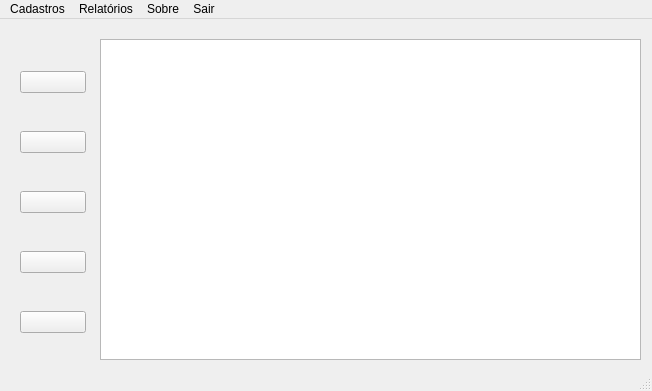
<?xml version="1.0" encoding="UTF-8"?>
<ui version="4.0">
 <class>Employees</class>
 <widget class="QMainWindow" name="Employees">
  <property name="geometry">
   <rect>
    <x>0</x>
    <y>0</y>
    <width>652</width>
    <height>391</height>
   </rect>
  </property>
  <property name="windowTitle">
   <string>MainWindow</string>
  </property>
  <property name="toolButtonStyle">
   <enum>Qt::ToolButtonTextOnly</enum>
  </property>
  <widget class="QWidget" name="centralwidget">
   <widget class="QGraphicsView" name="graphicsView">
    <property name="geometry">
     <rect>
      <x>100</x>
      <y>20</y>
      <width>541</width>
      <height>321</height>
     </rect>
    </property>
   </widget>
   <widget class="QWidget" name="">
    <property name="geometry">
     <rect>
      <x>20</x>
      <y>20</y>
      <width>66</width>
      <height>326</height>
     </rect>
    </property>
    <layout class="QVBoxLayout" name="verticalLayout">
     <item>
      <widget class="QPushButton" name="pushButton">
       <property name="text">
        <string/>
       </property>
       <property name="icon">
        <iconset resource="resources/employees.qrc">
         <normaloff>:/icons/svg/boss-1.svg</normaloff>:/icons/svg/boss-1.svg</iconset>
       </property>
       <property name="iconSize">
        <size>
         <width>52</width>
         <height>52</height>
        </size>
       </property>
      </widget>
     </item>
     <item>
      <widget class="QPushButton" name="pushButton_2">
       <property name="text">
        <string/>
       </property>
       <property name="icon">
        <iconset resource="resources/employees.qrc">
         <normaloff>:/icons/svg/boss-2.svg</normaloff>:/icons/svg/boss-2.svg</iconset>
       </property>
       <property name="iconSize">
        <size>
         <width>52</width>
         <height>52</height>
        </size>
       </property>
      </widget>
     </item>
     <item>
      <widget class="QPushButton" name="pushButton_3">
       <property name="text">
        <string/>
       </property>
       <property name="icon">
        <iconset resource="resources/employees.qrc">
         <normaloff>:/icons/svg/collaboration.svg</normaloff>:/icons/svg/collaboration.svg</iconset>
       </property>
       <property name="iconSize">
        <size>
         <width>52</width>
         <height>52</height>
        </size>
       </property>
      </widget>
     </item>
     <item>
      <widget class="QPushButton" name="pushButton_4">
       <property name="text">
        <string/>
       </property>
       <property name="icon">
        <iconset resource="resources/employees.qrc">
         <normaloff>:/icons/svg/customer-service-1.svg</normaloff>:/icons/svg/customer-service-1.svg</iconset>
       </property>
       <property name="iconSize">
        <size>
         <width>52</width>
         <height>52</height>
        </size>
       </property>
      </widget>
     </item>
     <item>
      <widget class="QPushButton" name="pushButton_5">
       <property name="text">
        <string/>
       </property>
       <property name="icon">
        <iconset resource="resources/employees.qrc">
         <normaloff>:/icons/svg/watches.svg</normaloff>:/icons/svg/watches.svg</iconset>
       </property>
       <property name="iconSize">
        <size>
         <width>52</width>
         <height>52</height>
        </size>
       </property>
      </widget>
     </item>
    </layout>
   </widget>
  </widget>
  <widget class="QMenuBar" name="menubar">
   <property name="geometry">
    <rect>
     <x>0</x>
     <y>0</y>
     <width>652</width>
     <height>21</height>
    </rect>
   </property>
   <widget class="QMenu" name="menuRelat_rios">
    <property name="title">
     <string>Relatórios</string>
    </property>
    <addaction name="actionClientes"/>
   </widget>
   <widget class="QMenu" name="menuSobre">
    <property name="acceptDrops">
     <bool>true</bool>
    </property>
    <property name="title">
     <string>Sobre</string>
    </property>
   </widget>
   <widget class="QMenu" name="menuSair">
    <property name="title">
     <string>Sair</string>
    </property>
   </widget>
   <widget class="QMenu" name="menuCadastros">
    <property name="title">
     <string>Cadastros</string>
    </property>
    <addaction name="actionEmpregado"/>
    <addaction name="actionDepartamento"/>
    <addaction name="actionGerente_2"/>
   </widget>
   <addaction name="menuCadastros"/>
   <addaction name="menuRelat_rios"/>
   <addaction name="menuSobre"/>
   <addaction name="menuSair"/>
  </widget>
  <widget class="QStatusBar" name="statusbar"/>
  <action name="actionCliente">
   <property name="text">
    <string>Cliente</string>
   </property>
  </action>
  <action name="actionGerente">
   <property name="text">
    <string>Gerente</string>
   </property>
  </action>
  <action name="actionTitulo">
   <property name="text">
    <string>Departamento</string>
   </property>
  </action>
  <action name="actionClientes">
   <property name="text">
    <string>Empregados</string>
   </property>
  </action>
  <action name="actionEmpregado">
   <property name="text">
    <string>Empregado</string>
   </property>
  </action>
  <action name="actionDepartamento">
   <property name="text">
    <string>Departamento</string>
   </property>
  </action>
  <action name="actionGerente_2">
   <property name="text">
    <string>Gerente</string>
   </property>
  </action>
 </widget>
 <resources>
  <include location="resources/employees.qrc"/>
 </resources>
 <connections>
  <connection>
   <sender>pushButton_5</sender>
   <signal>clicked()</signal>
   <receiver>Employees</receiver>
   <slot>close()</slot>
   <hints>
    <hint type="sourcelabel">
     <x>62</x>
     <y>315</y>
    </hint>
    <hint type="destinationlabel">
     <x>325</x>
     <y>195</y>
    </hint>
   </hints>
  </connection>
 </connections>
</ui>
